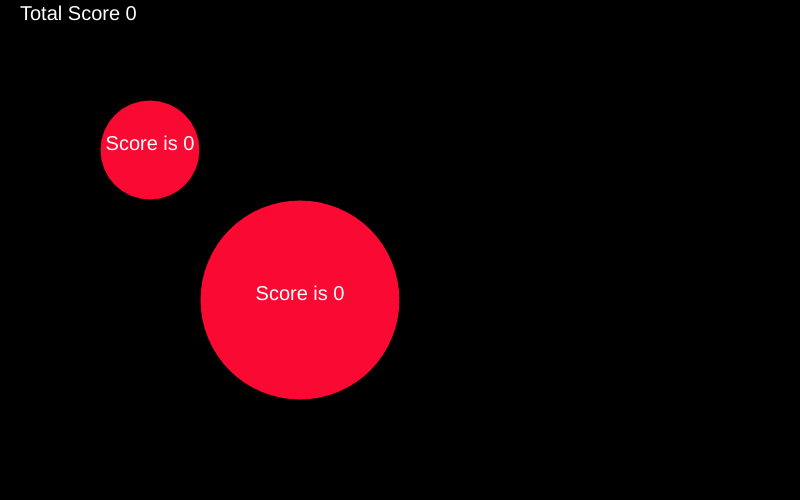
Frame 1 (no input)
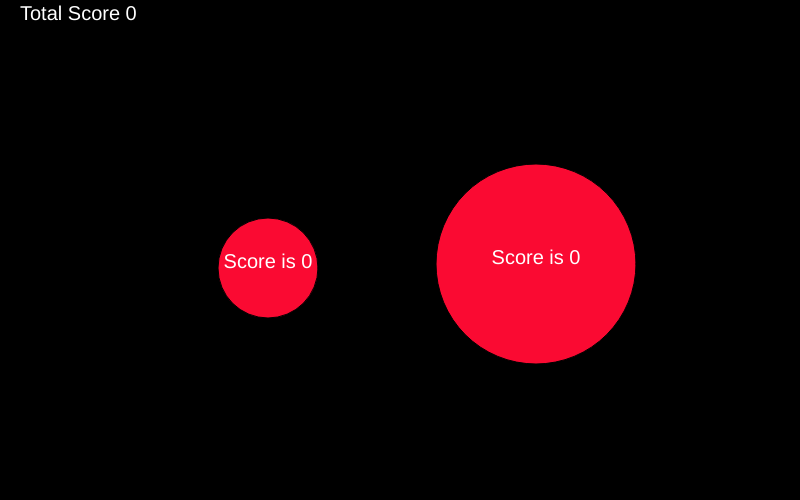
Frame 60 (no input)
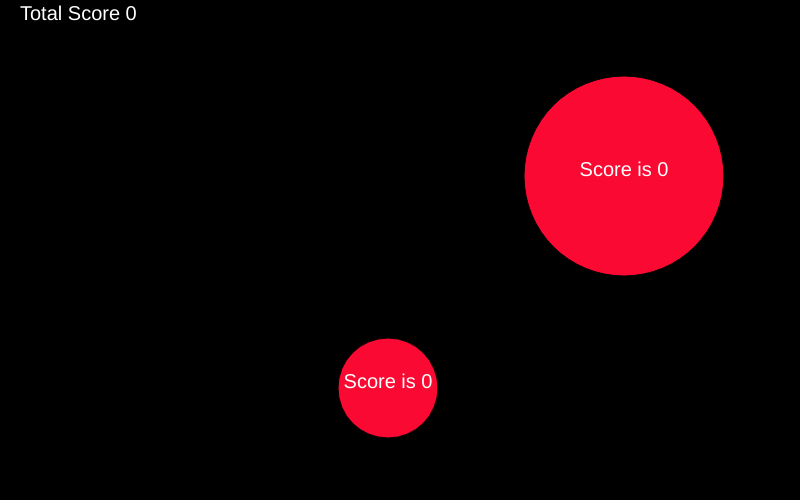
Frame 120 (the mouse pressed at the canvas centre since frame 60)

The p5.js sketch that drew these frames (run headless with seeded random() and noise() and a simulated clock; from frame 60 on, the mouse is pressed at the canvas centre):

// p5.js sketch
// ── sketch.js
var circle1 = {
  size: 100,
  x: 150,
  y: 150,
  xSpeed: 2,
  ySpeed: 2,
  myFillR: 250,
  myFillG: 10,
  myFillB: 50,
  score: 0,
  myText:0,
  textWid:0
};

var circle2 = {
  size: 200,
  x: 300,
  y: 300,
  xSpeed: 4,
  ySpeed: 4,
  myFillR: 250,
  myFillG: 10,
  myFillB: 50,
  score: 0,
  myText:0,
  textWid:0
};

function setup() {
  createCanvas(800, 500)
}

function draw() {
  background(0)



  //circle1
  fill(circle1.myFillR, circle1.myFillG, circle1.myFillB)
  ellipse(circle1.x, circle1.y, circle1.size)
  if(circle1.myFillR+circle1.myFillG+circle1.myFillB >=382){
  fill(0)
}
else{
  fill(255)
}
  textSize(20)
  circle1.myText="Score is " + circle1.score
  circle1.textWid = textWidth(circle1.myText)
  text(circle1.myText, circle1.x-circle1.textWid/2, circle1.y)
  
  if (circle1.x >= width - circle1.size / 2) {
    circle1.xSpeed *= -1
      //circle1.xSpeed *= 0.49
      //circle1.ySpeed *= 0.49
  }
  if (circle1.x <= circle1.size / 2) {
    circle1.xSpeed *= -1
      //circle1.xSpeed *= 0.49
      //circle1.ySpeed *= 0.49

  }
  //yvar
  if (circle1.y >= height - circle1.size / 2) {
    circle1.ySpeed *= -1
      //circle1.xSpeed *= 0.49
      //circle1.ySpeed *= 0.49
  }
  if (circle1.y <= circle1.size / 2) {
    circle1.ySpeed *= -1
      //circle1.xSpeed *= 0.49
      //circle1.ySpeed *= 0.49
  }


  //circle2
  fill(circle2.myFillR, circle2.myFillG, circle2.myFillB)
  ellipse(circle2.x, circle2.y, circle2.size)
  
  if(circle2.myFillR+circle2.myFillG+circle2.myFillB >=382){
  fill(0)
}
else{
  fill(255)
}
  textSize(20)
  circle2.myText="Score is " + circle2.score
  circle2.textWid = textWidth(circle2.myText)
  text(circle2.myText, circle2.x-circle2.textWid/2, circle2.y)
  
  if (circle2.x >= width - circle2.size / 2) {
    circle2.xSpeed = circle2.xSpeed * -1
  }
  if (circle2.x <= circle2.size / 2) {
    circle2.xSpeed = circle2.xSpeed * -1
  }
  //yvar
  if (circle2.y >= height - circle2.size / 2) {
    circle2.ySpeed = circle2.ySpeed * -1

  }
  if (circle2.y <= circle2.size / 2) {
    circle2.ySpeed = circle2.ySpeed * -1

  }
if (dist(circle1.x,circle1.y,circle2.x, circle2.y)<=circle1.size/2+circle2.size/2){
   circle1.xSpeed *= -1
   circle1.ySpeed *= -1
   circle2.xSpeed *= -1
   circle2.ySpeed *= -1
}

  circle1.x = (circle1.x + circle1.xSpeed)
  circle1.y = (circle1.y + circle1.ySpeed)
  circle2.x = (circle2.x + circle2.xSpeed)
  circle2.y = (circle2.y + circle2.ySpeed)

fill(255)
textSize(20)
text("Total Score " + (circle1.score*10 + circle2.score), 20, 20)
}

function mouseClicked() {
  if (dist(mouseX, mouseY, circle1.x, circle1.y) <= circle1.size / 2) {
    circle1.myFillR = random(255)
    circle1.myFillG = random(255)
    circle1.myFillB = random(255)
    circle1.score++
    circle1.xSpeed *= 1.5
    circle1.ySpeed *= 1.5
  }
  if (dist(mouseX, mouseY, circle2.x, circle2.y) <= circle2.size / 2) {
    circle2.myFillR = random(255)
    circle2.myFillG = random(255)
    circle2.myFillB = random(255)
    circle2.score++
    circle2.xSpeed *= 1.3
    circle2.yspeed *= 1.3

  }


}
